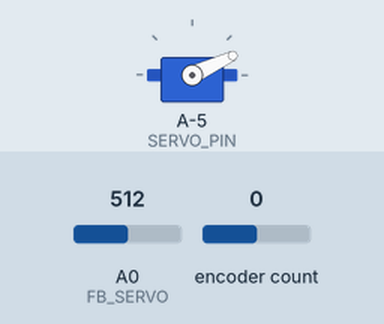
Simulated run of this sketch. Board: ATtiny85, built with avr-gcc and run on an emulated ATtiny85. Shown: servo. The test bench sets the inputs (shaded band); at power-on: A0 (FB_SERVO) = 512, encoder count 0. What the sketch prints to the serial monitor is not drawn.

Above: at 1.6 s.
At 38.3 s:
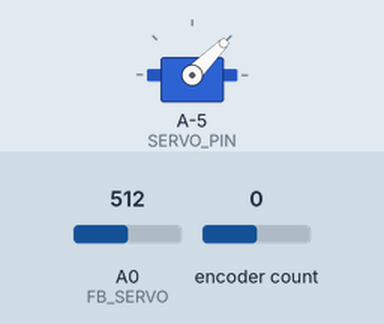
Timing chart, 0 to 39.8 s (numbered marks = the images above):
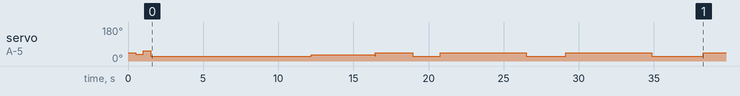

Measured:
- by itself, servo on A-5 (SERVO_PIN): 45° → 35° at 0.50 s, → 55° 0.50 s later, → 25° 0.50 s later, → 32° 10.7 s later, … (12 changes in this stretch)

The sketch:

sketch_may15a.ino
```cpp
#include <Servo.h>
#include <Encoder.h>

const bool CW = false; //configure to true or false
const bool CCW = !CW;
const int SERVO_DEFAULT_THETA = 45;
const int SERVO_MIN_THETA = 0;
const int SERVO_MAX_THETA = 200;
const int SERVO_PIN = 9;
const int FB_SERVO = A0;
const int FB_DELTA = 10;
const int FB_TOLERANCE = 3.5;
const int FB_DELAY = 500;
//encoder pins
const int ENCODER1 = 3;
const int ENCODER2 = 2;
const int ENCODER_STEPS = 1200;
//stepper pins
const int DIR_PIN = 5;
const int STEP_PIN = 6;
const int DIGITS = 40;
const int MICROSTEPS = 8;//fraction on step on driver
const int STEPS = 200;
const int STEP_DELAY = 1600/MICROSTEPS;
const int BAUDRATE = 9600;

long prevPos, encoderOffset;
int mini, maxi, minFB, maxFB;
int combos[3][40];
float lb, hb, cur_digit = 0;
Servo shackle;
Encoder enc(ENCODER1, ENCODER2);

void setup() {
  Serial.begin(BAUDRATE);
  pinMode(DIR_PIN, OUTPUT);
  pinMode(STEP_PIN, OUTPUT);
  pinMode(FB_SERVO, INPUT);
  shackle.attach(SERVO_PIN);
  prevPos = enc.read();
  encoderOffset = prevPos;

  setupServo();
}

float readEncoderDigit(){
  //Serial.print("Encoder At: ");
  //Serial.println(pfmod((enc.read() - encoderOffset), ENCODER_STEPS) * DIGITS / ENCODER_STEPS);
  return (pfmod((enc.read() - encoderOffset), ENCODER_STEPS) * DIGITS / ENCODER_STEPS);
}
int pmod(int a, int b){
  return (a % b + b) % b;
}

float pfmod(float a, float b){
  return fmod((fmod(a, b) + b), b);
}
void shackleUp(){
  shackle.write(maxi + (FB_DELTA*(FB_TOLERANCE-1)));
}

void shackleMid(){
  shackle.write(maxi);
}

//find servo positions
void setupServo(){
  int i = SERVO_DEFAULT_THETA;

  shackle.write(i);
  delay(500);
  int fb = analogRead(FB_SERVO);

  Serial.println(fb);
  for(i -= FB_DELTA; i > SERVO_MIN_THETA; i -= FB_DELTA){
    Serial.print("i=");
    Serial.print(i);
    shackle.write(i);
    mini = i;
    delay(FB_DELAY);
    minFB = analogRead(FB_SERVO);
    Serial.print(" fb=");
    Serial.println(minFB);
    if(fb - minFB < FB_DELTA){
      mini = i + (FB_DELTA*FB_TOLERANCE);
      Serial.println("Going up!");
      break;
    }
    fb = minFB;
  }
  for(i += 2*FB_DELTA; i <= SERVO_MAX_THETA; i += FB_DELTA){
    Serial.print("i=");
    Serial.print(i);
    shackle.write(i);
    maxi = i;
    delay(FB_DELAY);
    maxFB = analogRead(FB_SERVO);
    Serial.print(" fb=");
    Serial.println(maxFB);

    if(maxFB - fb < FB_DELTA){
      maxi = i - (FB_DELTA*FB_TOLERANCE);
      Serial.print("crap!! changing to ");
      Serial.println(maxi);
      shackleMid();
      break;
    }
    fb = maxFB;
  }

}

void step(int steps){
  for(int i = 0; i < steps*MICROSTEPS; i++){
    digitalWrite(STEP_PIN, LOW);
    digitalWrite(STEP_PIN, HIGH);
    delayMicroseconds(STEP_DELAY*10);
  }
  /*long curPos = enc.read();
  if(curPos != prevPos){
    prevPos = Math.abs(curPos%ENCODER_STEPS);
    //debug here
  }*/
}

void spinTo(int digit, int spins, bool cw){
  digitalWrite(DIR_PIN, cw? HIGH : LOW);
  for(int i = 0; i < spins; i++){
    step(STEPS);
  }

  cur_digit = readEncoderDigit();

  Serial.print("going to ");
  Serial.print(digit);
  Serial.print(" cur=");
  Serial.print(cur_digit);

  float diff;
  if(cw == CW){
    diff = DIGITS - digit + cur_digit;
  }else{
    diff = digit - cur_digit;
  }
  diff = pfmod(diff, DIGITS);

  Serial.print(" moving ");
  Serial.println(diff);
  step((int)(diff * (STEPS / DIGITS)));
}

bool enterPin(int p1, int p2, int p3){
  spinTo(p1, 3, CW);
  spinTo(p2, 1, CCW);
  spinTo(p3, 0, CW);
  return openLock();
}

bool openLock(){
  int fb;
  bool success = false;
  shackle.write(maxi + (FB_DELTA*FB_TOLERANCE*1.5));
  delay(300);
  fb = analogRead(FB_SERVO);
  if(fb - maxFB > FB_DELTA*FB_TOLERANCE){
    Serial.println("SUCESS!");
    success = true;
  }else{
    success = false;
    Serial.println("Faliure.");
  }
  shackleMid();
  return success;
}


void getStickBoundries(int start){
  spinTo(start, 0, CCW);
  shackleUp();
  delay(1000);
  spinTo(start + 3, 0, CCW);
  delay(500);
  hb = readEncoderDigit();
  Serial.print("hb = ");
  Serial.println(hb);
  spinTo(start - 3, 0, CW);
  delay(500);
  lb = readEncoderDigit();
  Serial.print("lb = ");
  Serial.println(lb);
  shackleMid();
  delay(1000);
}

float getStickPoint(int start){
  getStickBoundries(start);
  if(lb > hb) return round(hb - (DIGITS - lb))/2;
  return round(lb + hb) / 2;
}

float getStickRange(int start){
  getStickBoundries(start);
  return hb - lb;
}

void dialCombos(){
  for(int i = 0; i < DIGITS; i++){
    for(int j = 0; j < DIGITS; j++){
      for(int k = 0; k < DIGITS; k++){
        if(!(combos[0][i]==-1 || combos[1][j]==-1 || combos[2][k]==-1)){
          if(enterPin(combos[0][i], combos[1][j], combos[2][k])){
            Serial.print("The combo is: ");
            Serial.print(combos[0][i]); Serial.print(" ");
            Serial.print(combos[1][j]); Serial.print(" ");
            Serial.print(combos[2][k]);
          }
        }
      }
    }
  }
}

int findResistance(){
  spinTo(0, 3, CW);
  delay(1000);
  Serial.println("DONE 3");
  shackle.write(maxi + (0.35*FB_DELTA*(FB_TOLERANCE-1)));
  spinTo(0, 1, CW);
  int ret = (int)(round(readEncoderDigit()));
  delay(1000);
  shackleMid();
  return ret;
}

/*void findCombos(){
  memset(combos, -1, sizeof(combos));
  bool found = false;

  //find 3rd digit
  for(int i = 0; i < DIGITS; i+=3){
    float f = getStickPoint(i);
    if(f > 16) f = 0;
    for(int j = f; j < DIGITS; j+=10){
      float s = getStickPoint(j);
      if(f != fmod(s, 10)){
        combos[2][0] = ((int)s == s) ? s : f;
        found = true;
        break;
       }
    }
    if(found)break;
  }

  for(int i = (combos[2][0] + 2) % 4; i < DIGITS; i+=4){
    combos[1][i] = i;
  }
  for(int i = combos[2][0] % 4; i < DIGITS; i+=4){
    combos[0][i] = i;
  }
}

void findCombos2(){
  memset(combos, -1, sizeof(combos));
  int l1, l2, t1, t2;
  bool found = false;

  //find 1st digit
  combos[0][0] = findResistance() + 5;
  int mod = combos[0][0] % 4;

  //find first 2 stick points
  for(int i = 0; i < 11; i+=3){
    float s = getStickPoint(i);
    if(s == (int)s){
      if(!l1){
        l1 = s;
      }else if(!l2){
        l2 = s;
        found = true;
      }
    }
    if(found) break;
  }
  if(!found) Serial.print("ERROR: Couldn't find stick points");

  //find 3rd digit
  for (int i = 0; i < 4; i++){

    if (((10 * i) + l1) % 4 == mod && !t1){
      t1 = ((10 * i) + l1) % 4;
    }else if(!t2){
      t2 = ((10 * i) + l1) % 4;
    }

    if (((10 * i) + l2) % 4 == mod  && !t1){
      t1 = ((10 * i) + l2) % 4;
    }else if(!t2){
      t2 = ((10 * i) + l2) % 4;
    }

  }
  if(getStickRange(t1) > getStickRange(t2)){
    combos[2][0] = t1;
  }else{
    combos[2][0] = t2;
  }

  //find 2nd digit
  for(int i = combos[2][0] % 4 + 2; i < DIGITS; i+=4){
    if(!((combos[2][0] + 2) % 40 == i || (combos[2][0] - 2) % 40 == i)){
      combos[1][i] = i;
    }
  }
}*/

void findCombos3(){
  bool found = false;
  memset(combos, -1, sizeof(combos));

  Serial.println("Finding first number!");
  combos[0][0] = pmod(findResistance() + 5, DIGITS);
  Serial.print("First Number: ");
  Serial.println(combos[0][0]);

  Serial.println("Finding third number!");
  //find 3rd digit
  for(int i = 0; i < 13; i+=3){
    float f = getStickPoint(i);
    //if(f > 16) f = 0;
    Serial.print("First Stick point: ");
    Serial.println(f);
    for(int j = f + 10; j < DIGITS; j+=10){
      float s = getStickPoint(j);
      Serial.print(s);
      Serial.print(" ");
      if(f != fmod(s, 10)){
        combos[2][0] = ((int)s == s) ? s : f;
        found = true;
        break;
       }
    }
    Serial.println();
    if(found)break;
  }
  if(!found) Serial.print("ERROR: Couldn't find 3rd digit");

  Serial.print("Third Number: ");
  Serial.println(combos[2][0]);

  Serial.print("Possible 2nd digits: ");
  for(int i = combos[2][0] % 4 + 2; i < DIGITS; i+=4){
    if(!((combos[2][0] + 2) % 40 == i || (combos[2][0] - 2) % 40 == i)){
      combos[1][i] = i;
      Serial.print(i);
      Serial.print(" ");
    }
  }
  Serial.println();
}

void loop(){
  // put your main code here, to run repeatedly:
  findCombos3();
  dialCombos();
  //Serial.println(readEncoderDigit());
 /* findCombos();
  dialCombos();
  findCombos2();
  dialCombos();*/
}
```
